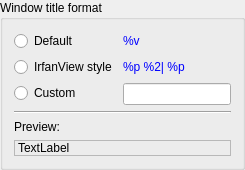
            <widget class="QGroupBox" name="groupBox_3">
             <property name="sizePolicy">
              <sizepolicy hsizetype="Preferred" vsizetype="Minimum">
               <horstretch>0</horstretch>
               <verstretch>0</verstretch>
              </sizepolicy>
             </property>
             <property name="title">
              <string>Window title format</string>
             </property>
             <layout class="QFormLayout" name="formLayout_4">
              <item row="0" column="0">
               <widget class="QRadioButton" name="radioButtonWindowTitleNormalStyle">
                <property name="text">
                 <string>Default</string>
                </property>
               </widget>
              </item>
              <item row="0" column="1">
               <widget class="QLabel" name="label_8">
                <property name="palette">
                 <palette>
                  <active>
                   <colorrole role="WindowText">
                    <brush brushstyle="SolidPattern">
                     <color alpha="255">
                      <red>0</red>
                      <green>0</green>
                      <blue>255</blue>
                     </color>
                    </brush>
                   </colorrole>
                   <colorrole role="Button">
                    <brush brushstyle="SolidPattern">
                     <color alpha="255">
                      <red>0</red>
                      <green>0</green>
                      <blue>255</blue>
                     </color>
                    </brush>
                   </colorrole>
                   <colorrole role="Light">
                    <brush brushstyle="SolidPattern">
                     <color alpha="255">
                      <red>127</red>
                      <green>127</green>
                      <blue>255</blue>
                     </color>
                    </brush>
                   </colorrole>
                   <colorrole role="Midlight">
                    <brush brushstyle="SolidPattern">
                     <color alpha="255">
                      <red>63</red>
                      <green>63</green>
                      <blue>255</blue>
                     </color>
                    </brush>
                   </colorrole>
                   <colorrole role="Dark">
                    <brush brushstyle="SolidPattern">
                     <color alpha="255">
                      <red>0</red>
                      <green>0</green>
                      <blue>127</blue>
                     </color>
                    </brush>
                   </colorrole>
                   <colorrole role="Mid">
                    <brush brushstyle="SolidPattern">
                     <color alpha="255">
                      <red>0</red>
                      <green>0</green>
                      <blue>170</blue>
                     </color>
                    </brush>
                   </colorrole>
                   <colorrole role="Text">
                    <brush brushstyle="SolidPattern">
                     <color alpha="255">
                      <red>0</red>
                      <green>0</green>
                      <blue>255</blue>
                     </color>
                    </brush>
                   </colorrole>
                   <colorrole role="BrightText">
                    <brush brushstyle="SolidPattern">
                     <color alpha="255">
                      <red>255</red>
                      <green>255</green>
                      <blue>255</blue>
                     </color>
                    </brush>
                   </colorrole>
                   <colorrole role="ButtonText">
                    <brush brushstyle="SolidPattern">
                     <color alpha="255">
                      <red>0</red>
                      <green>0</green>
                      <blue>0</blue>
                     </color>
                    </brush>
                   </colorrole>
                   <colorrole role="Base">
                    <brush brushstyle="SolidPattern">
                     <color alpha="255">
                      <red>255</red>
                      <green>255</green>
                      <blue>255</blue>
                     </color>
                    </brush>
                   </colorrole>
                   <colorrole role="Window">
                    <brush brushstyle="SolidPattern">
                     <color alpha="255">
                      <red>0</red>
                      <green>0</green>
                      <blue>255</blue>
                     </color>
                    </brush>
                   </colorrole>
                   <colorrole role="Shadow">
                    <brush brushstyle="SolidPattern">
                     <color alpha="255">
                      <red>0</red>
                      <green>0</green>
                      <blue>0</blue>
                     </color>
                    </brush>
                   </colorrole>
                   <colorrole role="AlternateBase">
                    <brush brushstyle="SolidPattern">
                     <color alpha="255">
                      <red>127</red>
                      <green>127</green>
                      <blue>255</blue>
                     </color>
                    </brush>
                   </colorrole>
                   <colorrole role="ToolTipBase">
                    <brush brushstyle="SolidPattern">
                     <color alpha="255">
                      <red>255</red>
                      <green>255</green>
                      <blue>220</blue>
                     </color>
                    </brush>
                   </colorrole>
                   <colorrole role="ToolTipText">
                    <brush brushstyle="SolidPattern">
                     <color alpha="255">
                      <red>0</red>
                      <green>0</green>
                      <blue>0</blue>
                     </color>
                    </brush>
                   </colorrole>
                  </active>
                  <inactive>
                   <colorrole role="WindowText">
                    <brush brushstyle="SolidPattern">
                     <color alpha="255">
                      <red>0</red>
                      <green>0</green>
                      <blue>255</blue>
                     </color>
                    </brush>
                   </colorrole>
                   <colorrole role="Button">
                    <brush brushstyle="SolidPattern">
                     <color alpha="255">
                      <red>0</red>
                      <green>0</green>
                      <blue>255</blue>
                     </color>
                    </brush>
                   </colorrole>
                   <colorrole role="Light">
                    <brush brushstyle="SolidPattern">
                     <color alpha="255">
                      <red>127</red>
                      <green>127</green>
                      <blue>255</blue>
                     </color>
                    </brush>
                   </colorrole>
                   <colorrole role="Midlight">
                    <brush brushstyle="SolidPattern">
                     <color alpha="255">
                      <red>63</red>
                      <green>63</green>
                      <blue>255</blue>
                     </color>
                    </brush>
                   </colorrole>
                   <colorrole role="Dark">
                    <brush brushstyle="SolidPattern">
                     <color alpha="255">
                      <red>0</red>
                      <green>0</green>
                      <blue>127</blue>
                     </color>
                    </brush>
                   </colorrole>
                   <colorrole role="Mid">
                    <brush brushstyle="SolidPattern">
                     <color alpha="255">
                      <red>0</red>
                      <green>0</green>
                      <blue>170</blue>
                     </color>
                    </brush>
                   </colorrole>
                   <colorrole role="Text">
                    <brush brushstyle="SolidPattern">
                     <color alpha="255">
                      <red>0</red>
                      <green>0</green>
                      <blue>255</blue>
                     </color>
                    </brush>
                   </colorrole>
                   <colorrole role="BrightText">
                    <brush brushstyle="SolidPattern">
                     <color alpha="255">
                      <red>255</red>
                      <green>255</green>
                      <blue>255</blue>
                     </color>
                    </brush>
                   </colorrole>
                   <colorrole role="ButtonText">
                    <brush brushstyle="SolidPattern">
                     <color alpha="255">
                      <red>0</red>
                      <green>0</green>
                      <blue>0</blue>
                     </color>
                    </brush>
                   </colorrole>
                   <colorrole role="Base">
                    <brush brushstyle="SolidPattern">
                     <color alpha="255">
                      <red>255</red>
                      <green>255</green>
                      <blue>255</blue>
                     </color>
                    </brush>
                   </colorrole>
                   <colorrole role="Window">
                    <brush brushstyle="SolidPattern">
                     <color alpha="255">
                      <red>0</red>
                      <green>0</green>
                      <blue>255</blue>
                     </color>
                    </brush>
                   </colorrole>
                   <colorrole role="Shadow">
                    <brush brushstyle="SolidPattern">
                     <color alpha="255">
                      <red>0</red>
                      <green>0</green>
                      <blue>0</blue>
                     </color>
                    </brush>
                   </colorrole>
                   <colorrole role="AlternateBase">
                    <brush brushstyle="SolidPattern">
                     <color alpha="255">
                      <red>127</red>
                      <green>127</green>
                      <blue>255</blue>
                     </color>
                    </brush>
                   </colorrole>
                   <colorrole role="ToolTipBase">
                    <brush brushstyle="SolidPattern">
                     <color alpha="255">
                      <red>255</red>
                      <green>255</green>
                      <blue>220</blue>
                     </color>
                    </brush>
                   </colorrole>
                   <colorrole role="ToolTipText">
                    <brush brushstyle="SolidPattern">
                     <color alpha="255">
                      <red>0</red>
                      <green>0</green>
                      <blue>0</blue>
                     </color>
                    </brush>
                   </colorrole>
                  </inactive>
                  <disabled>
                   <colorrole role="WindowText">
                    <brush brushstyle="SolidPattern">
                     <color alpha="255">
                      <red>0</red>
                      <green>0</green>
                      <blue>127</blue>
                     </color>
                    </brush>
                   </colorrole>
                   <colorrole role="Button">
                    <brush brushstyle="SolidPattern">
                     <color alpha="255">
                      <red>0</red>
                      <green>0</green>
                      <blue>255</blue>
                     </color>
                    </brush>
                   </colorrole>
                   <colorrole role="Light">
                    <brush brushstyle="SolidPattern">
                     <color alpha="255">
                      <red>127</red>
                      <green>127</green>
                      <blue>255</blue>
                     </color>
                    </brush>
                   </colorrole>
                   <colorrole role="Midlight">
                    <brush brushstyle="SolidPattern">
                     <color alpha="255">
                      <red>63</red>
                      <green>63</green>
                      <blue>255</blue>
                     </color>
                    </brush>
                   </colorrole>
                   <colorrole role="Dark">
                    <brush brushstyle="SolidPattern">
                     <color alpha="255">
                      <red>0</red>
                      <green>0</green>
                      <blue>127</blue>
                     </color>
                    </brush>
                   </colorrole>
                   <colorrole role="Mid">
                    <brush brushstyle="SolidPattern">
                     <color alpha="255">
                      <red>0</red>
                      <green>0</green>
                      <blue>170</blue>
                     </color>
                    </brush>
                   </colorrole>
                   <colorrole role="Text">
                    <brush brushstyle="SolidPattern">
                     <color alpha="255">
                      <red>0</red>
                      <green>0</green>
                      <blue>127</blue>
                     </color>
                    </brush>
                   </colorrole>
                   <colorrole role="BrightText">
                    <brush brushstyle="SolidPattern">
                     <color alpha="255">
                      <red>255</red>
                      <green>255</green>
                      <blue>255</blue>
                     </color>
                    </brush>
                   </colorrole>
                   <colorrole role="ButtonText">
                    <brush brushstyle="SolidPattern">
                     <color alpha="255">
                      <red>0</red>
                      <green>0</green>
                      <blue>127</blue>
                     </color>
                    </brush>
                   </colorrole>
                   <colorrole role="Base">
                    <brush brushstyle="SolidPattern">
                     <color alpha="255">
                      <red>0</red>
                      <green>0</green>
                      <blue>255</blue>
                     </color>
                    </brush>
                   </colorrole>
                   <colorrole role="Window">
                    <brush brushstyle="SolidPattern">
                     <color alpha="255">
                      <red>0</red>
                      <green>0</green>
                      <blue>255</blue>
                     </color>
                    </brush>
                   </colorrole>
                   <colorrole role="Shadow">
                    <brush brushstyle="SolidPattern">
                     <color alpha="255">
                      <red>0</red>
                      <green>0</green>
                      <blue>0</blue>
                     </color>
                    </brush>
                   </colorrole>
                   <colorrole role="AlternateBase">
                    <brush brushstyle="SolidPattern">
                     <color alpha="255">
                      <red>0</red>
                      <green>0</green>
                      <blue>255</blue>
                     </color>
                    </brush>
                   </colorrole>
                   <colorrole role="ToolTipBase">
                    <brush brushstyle="SolidPattern">
                     <color alpha="255">
                      <red>255</red>
                      <green>255</green>
                      <blue>220</blue>
                     </color>
                    </brush>
                   </colorrole>
                   <colorrole role="ToolTipText">
                    <brush brushstyle="SolidPattern">
                     <color alpha="255">
                      <red>0</red>
                      <green>0</green>
                      <blue>0</blue>
                     </color>
                    </brush>
                   </colorrole>
                  </disabled>
                 </palette>
                </property>
                <property name="text">
                 <string notr="true">%v</string>
                </property>
               </widget>
              </item>
              <item row="1" column="0">
               <widget class="QRadioButton" name="radioButtonWindowTitleIrfanViewStyle">
                <property name="text">
                 <string>IrfanView style</string>
                </property>
               </widget>
              </item>
              <item row="1" column="1">
               <widget class="QLabel" name="label_9">
                <property name="palette">
                 <palette>
                  <active>
                   <colorrole role="WindowText">
                    <brush brushstyle="SolidPattern">
                     <color alpha="255">
                      <red>0</red>
                      <green>0</green>
                      <blue>255</blue>
                     </color>
                    </brush>
                   </colorrole>
                   <colorrole role="Button">
                    <brush brushstyle="SolidPattern">
                     <color alpha="255">
                      <red>0</red>
                      <green>0</green>
                      <blue>255</blue>
                     </color>
                    </brush>
                   </colorrole>
                   <colorrole role="Light">
                    <brush brushstyle="SolidPattern">
                     <color alpha="255">
                      <red>127</red>
                      <green>127</green>
                      <blue>255</blue>
                     </color>
                    </brush>
                   </colorrole>
                   <colorrole role="Midlight">
                    <brush brushstyle="SolidPattern">
                     <color alpha="255">
                      <red>63</red>
                      <green>63</green>
                      <blue>255</blue>
                     </color>
                    </brush>
                   </colorrole>
                   <colorrole role="Dark">
                    <brush brushstyle="SolidPattern">
                     <color alpha="255">
                      <red>0</red>
                      <green>0</green>
                      <blue>127</blue>
                     </color>
                    </brush>
                   </colorrole>
                   <colorrole role="Mid">
                    <brush brushstyle="SolidPattern">
                     <color alpha="255">
                      <red>0</red>
                      <green>0</green>
                      <blue>170</blue>
                     </color>
                    </brush>
                   </colorrole>
                   <colorrole role="Text">
                    <brush brushstyle="SolidPattern">
                     <color alpha="255">
                      <red>0</red>
                      <green>0</green>
                      <blue>255</blue>
                     </color>
                    </brush>
                   </colorrole>
                   <colorrole role="BrightText">
                    <brush brushstyle="SolidPattern">
                     <color alpha="255">
                      <red>255</red>
                      <green>255</green>
                      <blue>255</blue>
                     </color>
                    </brush>
                   </colorrole>
                   <colorrole role="ButtonText">
                    <brush brushstyle="SolidPattern">
                     <color alpha="255">
                      <red>0</red>
                      <green>0</green>
                      <blue>0</blue>
                     </color>
                    </brush>
                   </colorrole>
                   <colorrole role="Base">
                    <brush brushstyle="SolidPattern">
                     <color alpha="255">
                      <red>255</red>
                      <green>255</green>
                      <blue>255</blue>
                     </color>
                    </brush>
                   </colorrole>
                   <colorrole role="Window">
                    <brush brushstyle="SolidPattern">
                     <color alpha="255">
                      <red>0</red>
                      <green>0</green>
                      <blue>255</blue>
                     </color>
                    </brush>
                   </colorrole>
                   <colorrole role="Shadow">
                    <brush brushstyle="SolidPattern">
                     <color alpha="255">
                      <red>0</red>
                      <green>0</green>
                      <blue>0</blue>
                     </color>
                    </brush>
                   </colorrole>
                   <colorrole role="AlternateBase">
                    <brush brushstyle="SolidPattern">
                     <color alpha="255">
                      <red>127</red>
                      <green>127</green>
                      <blue>255</blue>
                     </color>
                    </brush>
                   </colorrole>
                   <colorrole role="ToolTipBase">
                    <brush brushstyle="SolidPattern">
                     <color alpha="255">
                      <red>255</red>
                      <green>255</green>
                      <blue>220</blue>
                     </color>
                    </brush>
                   </colorrole>
                   <colorrole role="ToolTipText">
                    <brush brushstyle="SolidPattern">
                     <color alpha="255">
                      <red>0</red>
                      <green>0</green>
                      <blue>0</blue>
                     </color>
                    </brush>
                   </colorrole>
                  </active>
                  <inactive>
                   <colorrole role="WindowText">
                    <brush brushstyle="SolidPattern">
                     <color alpha="255">
                      <red>0</red>
                      <green>0</green>
                      <blue>255</blue>
                     </color>
                    </brush>
                   </colorrole>
                   <colorrole role="Button">
                    <brush brushstyle="SolidPattern">
                     <color alpha="255">
                      <red>0</red>
                      <green>0</green>
                      <blue>255</blue>
                     </color>
                    </brush>
                   </colorrole>
                   <colorrole role="Light">
                    <brush brushstyle="SolidPattern">
                     <color alpha="255">
                      <red>127</red>
                      <green>127</green>
                      <blue>255</blue>
                     </color>
                    </brush>
                   </colorrole>
                   <colorrole role="Midlight">
                    <brush brushstyle="SolidPattern">
                     <color alpha="255">
                      <red>63</red>
                      <green>63</green>
                      <blue>255</blue>
                     </color>
                    </brush>
                   </colorrole>
                   <colorrole role="Dark">
                    <brush brushstyle="SolidPattern">
                     <color alpha="255">
                      <red>0</red>
                      <green>0</green>
                      <blue>127</blue>
                     </color>
                    </brush>
                   </colorrole>
                   <colorrole role="Mid">
                    <brush brushstyle="SolidPattern">
                     <color alpha="255">
                      <red>0</red>
                      <green>0</green>
                      <blue>170</blue>
                     </color>
                    </brush>
                   </colorrole>
                   <colorrole role="Text">
                    <brush brushstyle="SolidPattern">
                     <color alpha="255">
                      <red>0</red>
                      <green>0</green>
                      <blue>255</blue>
                     </color>
                    </brush>
                   </colorrole>
                   <colorrole role="BrightText">
                    <brush brushstyle="SolidPattern">
                     <color alpha="255">
                      <red>255</red>
                      <green>255</green>
                      <blue>255</blue>
                     </color>
                    </brush>
                   </colorrole>
                   <colorrole role="ButtonText">
                    <brush brushstyle="SolidPattern">
                     <color alpha="255">
                      <red>0</red>
                      <green>0</green>
                      <blue>0</blue>
                     </color>
                    </brush>
                   </colorrole>
                   <colorrole role="Base">
                    <brush brushstyle="SolidPattern">
                     <color alpha="255">
                      <red>255</red>
                      <green>255</green>
                      <blue>255</blue>
                     </color>
                    </brush>
                   </colorrole>
                   <colorrole role="Window">
                    <brush brushstyle="SolidPattern">
                     <color alpha="255">
                      <red>0</red>
                      <green>0</green>
                      <blue>255</blue>
                     </color>
                    </brush>
                   </colorrole>
                   <colorrole role="Shadow">
                    <brush brushstyle="SolidPattern">
                     <color alpha="255">
                      <red>0</red>
                      <green>0</green>
                      <blue>0</blue>
                     </color>
                    </brush>
                   </colorrole>
                   <colorrole role="AlternateBase">
                    <brush brushstyle="SolidPattern">
                     <color alpha="255">
                      <red>127</red>
                      <green>127</green>
                      <blue>255</blue>
                     </color>
                    </brush>
                   </colorrole>
                   <colorrole role="ToolTipBase">
                    <brush brushstyle="SolidPattern">
                     <color alpha="255">
                      <red>255</red>
                      <green>255</green>
                      <blue>220</blue>
                     </color>
                    </brush>
                   </colorrole>
                   <colorrole role="ToolTipText">
                    <brush brushstyle="SolidPattern">
                     <color alpha="255">
                      <red>0</red>
                      <green>0</green>
                      <blue>0</blue>
                     </color>
                    </brush>
                   </colorrole>
                  </inactive>
                  <disabled>
                   <colorrole role="WindowText">
                    <brush brushstyle="SolidPattern">
                     <color alpha="255">
                      <red>0</red>
                      <green>0</green>
                      <blue>127</blue>
                     </color>
                    </brush>
                   </colorrole>
                   <colorrole role="Button">
                    <brush brushstyle="SolidPattern">
                     <color alpha="255">
                      <red>0</red>
                      <green>0</green>
                      <blue>255</blue>
                     </color>
                    </brush>
                   </colorrole>
                   <colorrole role="Light">
                    <brush brushstyle="SolidPattern">
                     <color alpha="255">
                      <red>127</red>
                      <green>127</green>
                      <blue>255</blue>
                     </color>
                    </brush>
                   </colorrole>
                   <colorrole role="Midlight">
                    <brush brushstyle="SolidPattern">
                     <color alpha="255">
                      <red>63</red>
                      <green>63</green>
                      <blue>255</blue>
                     </color>
                    </brush>
                   </colorrole>
                   <colorrole role="Dark">
                    <brush brushstyle="SolidPattern">
                     <color alpha="255">
                      <red>0</red>
                      <green>0</green>
                      <blue>127</blue>
                     </color>
                    </brush>
                   </colorrole>
                   <colorrole role="Mid">
                    <brush brushstyle="SolidPattern">
                     <color alpha="255">
                      <red>0</red>
                      <green>0</green>
                      <blue>170</blue>
                     </color>
                    </brush>
                   </colorrole>
                   <colorrole role="Text">
                    <brush brushstyle="SolidPattern">
                     <color alpha="255">
                      <red>0</red>
                      <green>0</green>
                      <blue>127</blue>
                     </color>
                    </brush>
                   </colorrole>
                   <colorrole role="BrightText">
                    <brush brushstyle="SolidPattern">
                     <color alpha="255">
                      <red>255</red>
                      <green>255</green>
                      <blue>255</blue>
                     </color>
                    </brush>
                   </colorrole>
                   <colorrole role="ButtonText">
                    <brush brushstyle="SolidPattern">
                     <color alpha="255">
                      <red>0</red>
                      <green>0</green>
                      <blue>127</blue>
                     </color>
                    </brush>
                   </colorrole>
                   <colorrole role="Base">
                    <brush brushstyle="SolidPattern">
                     <color alpha="255">
                      <red>0</red>
                      <green>0</green>
                      <blue>255</blue>
                     </color>
                    </brush>
                   </colorrole>
                   <colorrole role="Window">
                    <brush brushstyle="SolidPattern">
                     <color alpha="255">
                      <red>0</red>
                      <green>0</green>
                      <blue>255</blue>
                     </color>
                    </brush>
                   </colorrole>
                   <colorrole role="Shadow">
                    <brush brushstyle="SolidPattern">
                     <color alpha="255">
                      <red>0</red>
                      <green>0</green>
                      <blue>0</blue>
                     </color>
                    </brush>
                   </colorrole>
                   <colorrole role="AlternateBase">
                    <brush brushstyle="SolidPattern">
                     <color alpha="255">
                      <red>0</red>
                      <green>0</green>
                      <blue>255</blue>
                     </color>
                    </brush>
                   </colorrole>
                   <colorrole role="ToolTipBase">
                    <brush brushstyle="SolidPattern">
                     <color alpha="255">
                      <red>255</red>
                      <green>255</green>
                      <blue>220</blue>
                     </color>
                    </brush>
                   </colorrole>
                   <colorrole role="ToolTipText">
                    <brush brushstyle="SolidPattern">
                     <color alpha="255">
                      <red>0</red>
                      <green>0</green>
                      <blue>0</blue>
                     </color>
                    </brush>
                   </colorrole>
                  </disabled>
                 </palette>
                </property>
                <property name="text">
                 <string notr="true">%p %2| %p</string>
                </property>
               </widget>
              </item>
              <item row="2" column="0">
               <widget class="QRadioButton" name="radioButtonWindowTitleUserDefined">
                <property name="text">
                 <string>Custom</string>
                </property>
               </widget>
              </item>
              <item row="2" column="1">
               <widget class="QLineEdit" name="lineEditWindowTitleUserStyle"/>
              </item>
              <item row="3" column="0" colspan="2">
               <widget class="Line" name="line_2">
                <property name="orientation">
                 <enum>Qt::Horizontal</enum>
                </property>
               </widget>
              </item>
              <item row="4" column="0">
               <widget class="QLabel" name="label_10">
                <property name="text">
                 <string>Preview:</string>
                </property>
               </widget>
              </item>
              <item row="5" column="0" colspan="2">
               <widget class="QLabel" name="labelWindowTitleSample">
                <property name="frameShape">
                 <enum>QFrame::StyledPanel</enum>
                </property>
                <property name="text">
                 <string notr="true">TextLabel</string>
                </property>
               </widget>
              </item>
             </layout>
            </widget>
